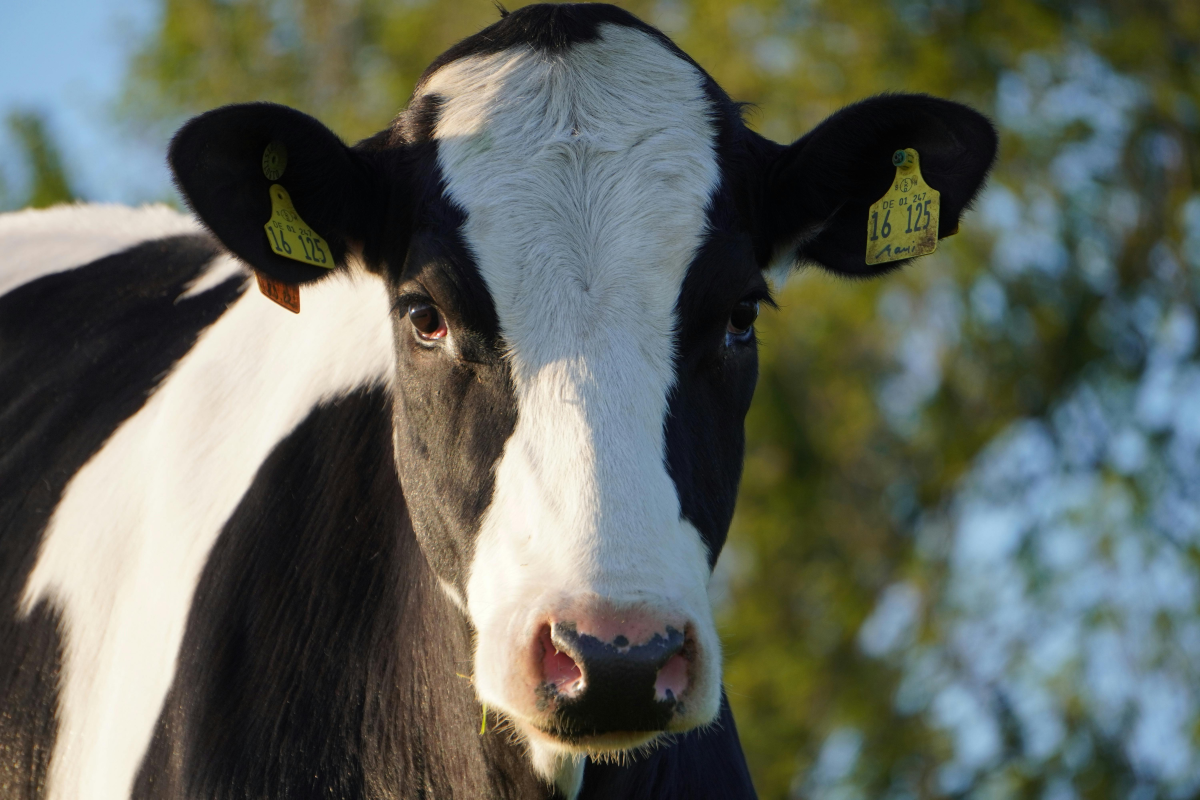
#> input picture Online_Tasks_MamSadaf/pexels-gammel-23940471.jpg, 6000 x 4000 px (shown at 1/5 size)
$ jupyter execute lab16_Selective_search.ipynb
#> lines starting #> are read from the running program, lines starting #| are printed output that depends on the picture
[cell 1]
import numpy as np
import random
import matplotlib.pyplot as plt
import cv2

[cell 2]
img = cv2.imread('pexels-gammel-23940471.jpg')
#> img is the input picture: shape (4000, 6000, 3); mean B, G, R 93.3, 101.8, 96.5
print(img.shape)
#| (4000, 6000, 3)
plt.imshow(img)

[cell 3]
img = cv2.cvtColor(img, cv2.COLOR_BGR2RGB)
img = cv2.resize(img, (512,512))
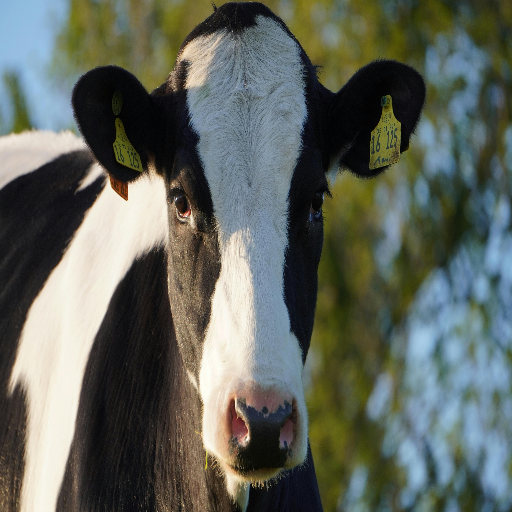
#> img: shape (512, 512, 3); mean R, G, B 96.5, 101.7, 93.2
print(img.shape)
#| (512, 512, 3)
plt.imshow(img)

[cell 4]
# claculating ROI using Selective search
ss = cv2.ximgproc.segmentation.createSelectiveSearchSegmentation()
ss.setBaseImage(img)
ss.switchToSelectiveSearchQuality()
rects = ss.process()
print('Total Regions generated', len(rects))

[cell 5]
for i in range(0,len(rects),100):
    output = img.copy()
    for (x,y,w,h) in rects[i:i+100]:
        color = [random.randint(0,255) for j in range(3)]
        cv2.rectangle(output, (x,y), (x+w, y+h), tuple(color), 2)
    cv2.imshow('Output', output)
    key = cv2.waitKey(0)
    if key == 27:  # ESC key
        break
#> this loop made 1 pass; (key Esc is pressed on pass 1)
#> pass 1, `cv2.imshow('Output', output)`:
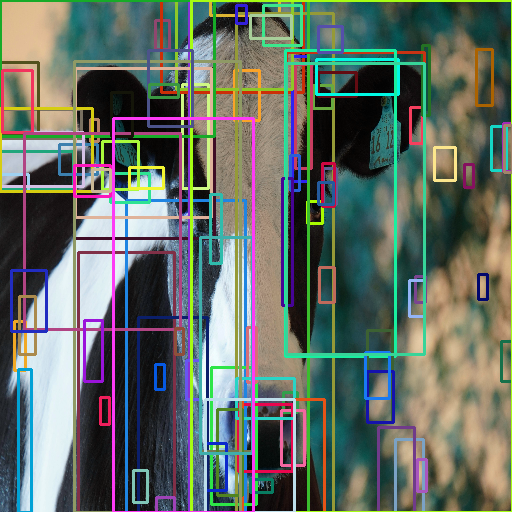
#> window 'Output': shape (512, 512, 3); mean B, G, R 101.1, 108.8, 99.6
cv2.destroyAllWindows()
